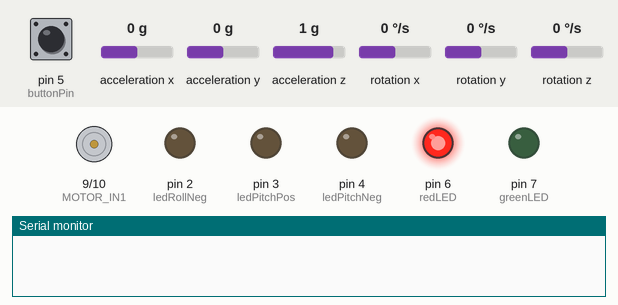
This sketch was run on a simulated Arduino Uno, built with avr-gcc and run on an emulated ATmega328P. Parts: motor-driver pin pairs drawn as motors (green arrow = first pin HIGH = forward, orange = second pin HIGH = backward, longer = more drive), output pins drawn as LEDs (lit = HIGH), the last lines printed to the serial monitor. Wiring (inferred from the names in the program): MPU-6050 motion sensor at I2C address 0x68. The inputs (shaded band) are chosen by the test bench; at power-on: pin 5 (buttonPin) HIGH, acceleration x 0 g, rotation y 0 °/s, acceleration y 0 g, acceleration z 1 g, rotation x 0 °/s, rotation z 0 °/s.

Above: at 1.2 s.
1.3 s: pin 5 (buttonPin) pulled LOW for 0.15 s
At 2.5 s:
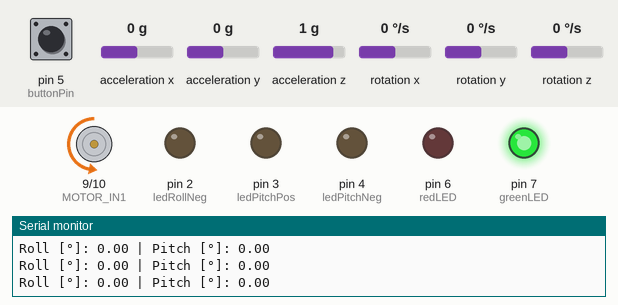
2.9 s: acceleration x set to -1.4 g
At 4.6 s:
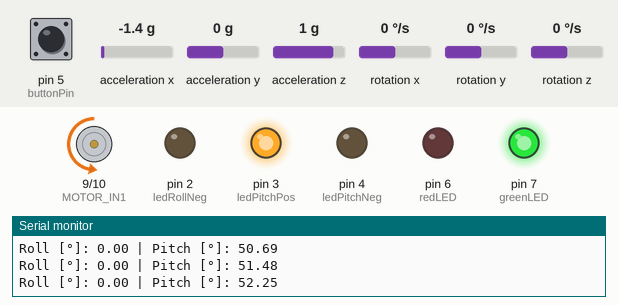
4.9 s: rotation y set to -3 °/s
At 6.1 s:
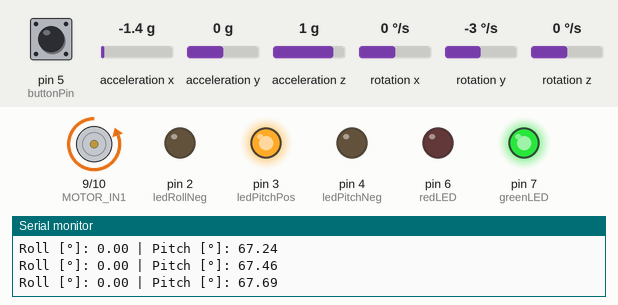
6.4 s: acceleration y set to -1.4 g
At 8.5 s:
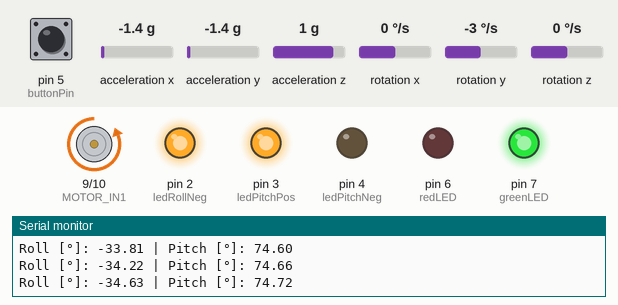
8.8 s: acceleration z set to 0.7 g
At 10.0 s:
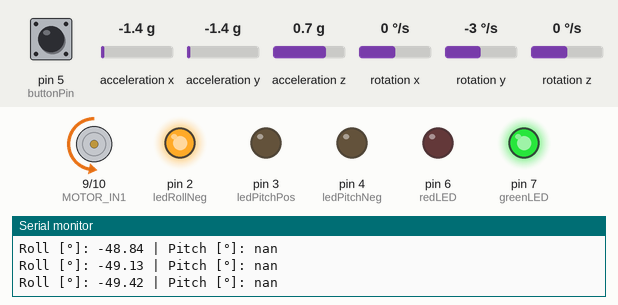
10.3 s: rotation x set to 3 °/s
At 10.9 s:
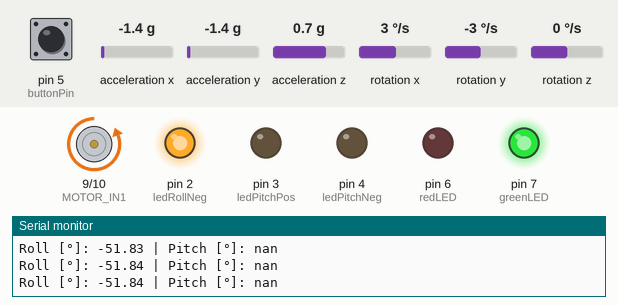
Timing chart, 0 to 12.8 s (numbered marks = the images above; inputs shaded):
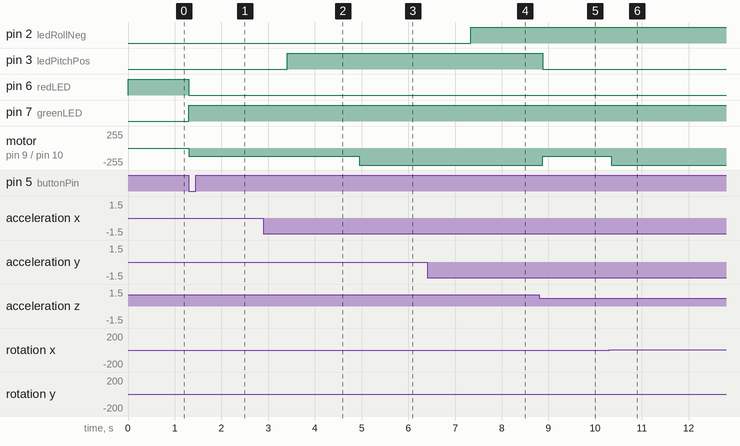

Measured:
- the behaviour switches between -1 and -2 °/s on rotation y (found by bisection; images 2 and 3)
- the behaviour switches between 0.9 and 0.8 g on acceleration z (found by bisection; images 4 and 5)
- the behaviour switches between 1 and 2 °/s on rotation x (found by bisection; images 5 and 6)
- after the input at 1.3 s, pin 6 (redLED): HIGH → LOW at once; pin 7 (greenLED): LOW → HIGH at once; motor on pin 9 (MOTOR_IN1) / pin 10 (MOTOR_IN2): stopped → backward 127/255 at once
- after the input at 2.9 s, pin 3 (ledPitchPos): LOW → HIGH after 0.51 s
- after the input at 4.9 s, motor on pin 9 (MOTOR_IN1) / pin 10 (MOTOR_IN2): backward 127/255 → backward 255/255 after 0.05 s
- after the input at 6.4 s, pin 2 (ledRollNeg): LOW → HIGH after 0.94 s
- after the input at 8.8 s, pin 3 (ledPitchPos): HIGH → LOW after 0.08 s; motor on pin 9 (MOTOR_IN1) / pin 10 (MOTOR_IN2): backward 255/255 → backward 127/255 after 0.08 s
- after the input at 10.3 s, motor on pin 9 (MOTOR_IN1) / pin 10 (MOTOR_IN2): backward 127/255 → backward 255/255 at once

The sketch:

MOTOR_CONTROL_SYSTEM_VER_3.ino
```cpp
#include <Wire.h>
#include <math.h>

// Pin Definitions
const int buttonPin = 5;
const int redLED = 6;
const int greenLED = 7;
const int ledRollPos = 1;
const int ledRollNeg = 2;
const int ledPitchPos = 3;
const int ledPitchNeg = 4;
const int MOTOR_IN1 = 9;
const int MOTOR_IN2 = 10;

// MPU6050 Setup
const int MPU = 0x68;
float RateRoll, RatePitch;
float AngleRoll = 0, AnglePitch = 0;
float AccRoll, AccPitch;
unsigned long lastTime;

// Button Debounce
bool systemEnabled = false;
unsigned long lastDebounceTime = 0;
const unsigned long debounceDelay = 50;

// Motor Control
const int PWM_HALF_SPEED = 127;  // 50% speed
const int PWM_FULL_SPEED = 255;  // 100% speed

// Tilt Thresholds
const float angleThreshold = 20.0;  // Angle threshold in degrees
const float rateThreshold = 3.0;   // Angular velocity threshold in deg/s

void setup() {
    Serial.begin(9600);
    Wire.begin();
    Wire.beginTransmission(MPU);
    Wire.write(0x6B);
    Wire.write(0x00);
    Wire.endTransmission();
    Wire.setClock(400000);

    pinMode(buttonPin, INPUT_PULLUP);
    pinMode(redLED, OUTPUT);
    pinMode(greenLED, OUTPUT);
    pinMode(ledRollPos, OUTPUT);
    pinMode(ledRollNeg, OUTPUT);
    pinMode(ledPitchPos, OUTPUT);
    pinMode(ledPitchNeg, OUTPUT);
    pinMode(MOTOR_IN1, OUTPUT);
    pinMode(MOTOR_IN2, OUTPUT);

    // Start with system OFF
    digitalWrite(redLED, HIGH);
    digitalWrite(greenLED, LOW);
    digitalWrite(ledRollPos, LOW);
    digitalWrite(ledRollNeg, LOW);
    digitalWrite(ledPitchPos, LOW);
    digitalWrite(ledPitchNeg, LOW);
    stopMotor();
    lastTime = millis();
}

void loop() {
    static bool lastButtonState = HIGH;
    bool currentButtonState = digitalRead(buttonPin);

    // Button press with debounce
    if (currentButtonState == LOW && lastButtonState == HIGH) {
        if (millis() - lastDebounceTime > debounceDelay) {
            systemEnabled = !systemEnabled;
            lastDebounceTime = millis();
        }
    }
    lastButtonState = currentButtonState;

    // If system is OFF, stop motor and exit loop early
    if (!systemEnabled) {
        stopMotor();
        digitalWrite(redLED, HIGH);
        digitalWrite(greenLED, LOW);
        digitalWrite(ledRollPos, LOW);
        digitalWrite(ledRollNeg, LOW);
        digitalWrite(ledPitchPos, LOW);
        digitalWrite(ledPitchNeg, LOW);
        return;
    }

    // System is ON: Read gyro, control motor and LEDs
    digitalWrite(redLED, LOW);
    digitalWrite(greenLED, HIGH);
    gyro_signals();

    unsigned long currentTime = millis();
    float dt = (currentTime - lastTime) / 1000.0;
    lastTime = currentTime;

    AngleRoll = 0.98 * (AngleRoll + RateRoll * dt) + 0.02 * AccRoll;
    AnglePitch = 0.98 * (AnglePitch + RatePitch * dt) + 0.02 * AccPitch;

    Serial.print("Roll [°]: ");
    Serial.print(AngleRoll);
    Serial.print(" | Pitch [°]: ");
    Serial.println(AnglePitch);

    bool rollExceeded = (abs(AngleRoll) > angleThreshold) && (abs(RateRoll) > rateThreshold);
    bool pitchExceeded = (abs(AnglePitch) > angleThreshold) && (abs(RatePitch) > rateThreshold);

    digitalWrite(ledRollPos, (AngleRoll > angleThreshold) ? HIGH : LOW);
    digitalWrite(ledRollNeg, (AngleRoll < -angleThreshold) ? HIGH : LOW);
    digitalWrite(ledPitchPos, (AnglePitch > angleThreshold) ? HIGH : LOW);
    digitalWrite(ledPitchNeg, (AnglePitch < -angleThreshold) ? HIGH : LOW);

    if (rollExceeded || pitchExceeded) {
        spinMotor(PWM_FULL_SPEED);  // Only spin motor if both angle and rate suggest tipping
    } else {
        spinMotor(PWM_HALF_SPEED);
    }
}

void gyro_signals() {
    Wire.beginTransmission(MPU);
    Wire.write(0x3B);
    Wire.endTransmission();
    Wire.requestFrom(MPU, 6);
    int16_t AccX = Wire.read() << 8 | Wire.read();
    int16_t AccY = Wire.read() << 8 | Wire.read();
    int16_t AccZ = Wire.read() << 8 | Wire.read();

    Wire.beginTransmission(MPU);
    Wire.write(0x43);
    Wire.endTransmission();
    Wire.requestFrom(MPU, 6);
    int16_t GyroX = Wire.read() << 8 | Wire.read();
    int16_t GyroY = Wire.read() << 8 | Wire.read();
    int16_t GyroZ = Wire.read() << 8 | Wire.read();

    RateRoll = (float)GyroX / 65.5;
    RatePitch = (float)GyroY / 65.5;

    AccRoll = atan2(AccY, AccZ) * 180 / M_PI;
    AccPitch = atan2(-AccX, sqrt(AccY * AccY + AccZ * AccZ)) * 180 / M_PI;
}

void spinMotor(int speed) {
    digitalWrite(MOTOR_IN1, LOW);
    analogWrite(MOTOR_IN2, speed);
}

void stopMotor() {
    digitalWrite(MOTOR_IN1, LOW);
    digitalWrite(MOTOR_IN2, LOW);
    analogWrite(MOTOR_IN1, 0);
    analogWrite(MOTOR_IN2, 0);
}
```
